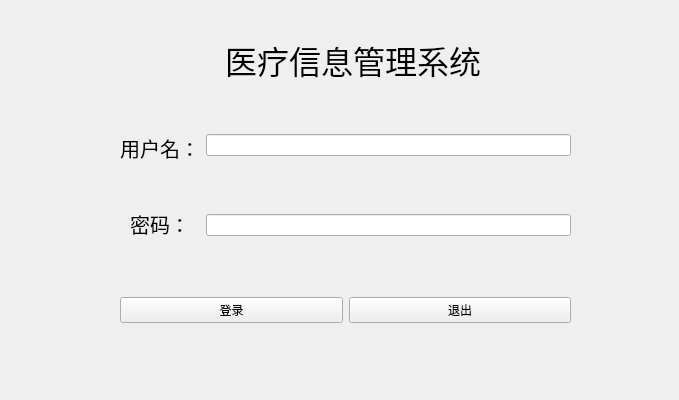
<?xml version="1.0" encoding="UTF-8"?>
<ui version="4.0">
 <class>mainWindow</class>
 <widget class="QMainWindow" name="mainWindow">
  <property name="geometry">
   <rect>
    <x>0</x>
    <y>0</y>
    <width>679</width>
    <height>400</height>
   </rect>
  </property>
  <property name="windowTitle">
   <string>医疗信息管理系统</string>
  </property>
  <property name="windowIcon">
   <iconset>
    <normaloff>source/8b508045ce50657990e3afe7843944b8.png</normaloff>
    <normalon>source/8b508045ce50657990e3afe7843944b8.png</normalon>source/8b508045ce50657990e3afe7843944b8.png</iconset>
  </property>
  <property name="toolTipDuration">
   <number>-2</number>
  </property>
  <widget class="QWidget" name="centralwidget">
   <widget class="QWidget" name="verticalLayoutWidget">
    <property name="geometry">
     <rect>
      <x>210</x>
      <y>20</y>
      <width>286</width>
      <height>79</height>
     </rect>
    </property>
    <layout class="QVBoxLayout" name="verticalLayout">
     <property name="leftMargin">
      <number>0</number>
     </property>
     <item>
      <widget class="QLabel" name="title_label">
       <property name="sizePolicy">
        <sizepolicy hsizetype="Expanding" vsizetype="Preferred">
         <horstretch>0</horstretch>
         <verstretch>0</verstretch>
        </sizepolicy>
       </property>
       <property name="font">
        <font>
         <pointsize>24</pointsize>
         <underline>false</underline>
         <strikeout>false</strikeout>
        </font>
       </property>
       <property name="text">
        <string>医疗信息管理系统</string>
       </property>
       <property name="textFormat">
        <enum>Qt::AutoText</enum>
       </property>
       <property name="alignment">
        <set>Qt::AlignCenter</set>
       </property>
       <property name="margin">
        <number>-1</number>
       </property>
       <property name="indent">
        <number>-2</number>
       </property>
      </widget>
     </item>
    </layout>
   </widget>
   <widget class="QWidget" name="horizontalLayoutWidget">
    <property name="geometry">
     <rect>
      <x>120</x>
      <y>110</y>
      <width>451</width>
      <height>152</height>
     </rect>
    </property>
    <layout class="QHBoxLayout" name="horizontalLayout">
     <property name="leftMargin">
      <number>0</number>
     </property>
     <item>
      <layout class="QVBoxLayout" name="verticalLayout_5">
       <property name="spacing">
        <number>0</number>
       </property>
       <item>
        <widget class="QLabel" name="name">
         <property name="font">
          <font>
           <pointsize>15</pointsize>
          </font>
         </property>
         <property name="text">
          <string>用户名：</string>
         </property>
         <property name="alignment">
          <set>Qt::AlignCenter</set>
         </property>
        </widget>
       </item>
       <item>
        <widget class="QLabel" name="password">
         <property name="font">
          <font>
           <pointsize>15</pointsize>
          </font>
         </property>
         <property name="text">
          <string>密码：</string>
         </property>
         <property name="alignment">
          <set>Qt::AlignCenter</set>
         </property>
        </widget>
       </item>
      </layout>
     </item>
     <item>
      <layout class="QVBoxLayout" name="verticalLayout_4">
       <property name="spacing">
        <number>34</number>
       </property>
       <item>
        <widget class="QLineEdit" name="lineEdit">
         <property name="inputMethodHints">
          <set>Qt::ImhNone</set>
         </property>
         <property name="inputMask">
          <string/>
         </property>
        </widget>
       </item>
       <item>
        <widget class="QLineEdit" name="lineEdit_2">
         <property name="inputMask">
          <string/>
         </property>
         <property name="maxLength">
          <number>32767</number>
         </property>
         <property name="echoMode">
          <enum>QLineEdit::Password</enum>
         </property>
         <property name="clearButtonEnabled">
          <bool>false</bool>
         </property>
        </widget>
       </item>
      </layout>
     </item>
    </layout>
   </widget>
   <widget class="QWidget" name="horizontalLayoutWidget_2">
    <property name="geometry">
     <rect>
      <x>120</x>
      <y>260</y>
      <width>451</width>
      <height>101</height>
     </rect>
    </property>
    <layout class="QGridLayout" name="gridLayout">
     <item row="0" column="0">
      <widget class="QPushButton" name="pushButton">
       <property name="cursor">
        <cursorShape>PointingHandCursor</cursorShape>
       </property>
       <property name="text">
        <string>登录</string>
       </property>
      </widget>
     </item>
     <item row="0" column="1">
      <widget class="QPushButton" name="pushButton_2">
       <property name="cursor">
        <cursorShape>PointingHandCursor</cursorShape>
       </property>
       <property name="text">
        <string>退出</string>
       </property>
      </widget>
     </item>
    </layout>
   </widget>
  </widget>
 </widget>
 <resources/>
 <connections>
  <connection>
   <sender>pushButton_2</sender>
   <signal>clicked()</signal>
   <receiver>mainWindow</receiver>
   <slot>close()</slot>
   <hints>
    <hint type="sourcelabel">
     <x>527</x>
     <y>304</y>
    </hint>
    <hint type="destinationlabel">
     <x>492</x>
     <y>251</y>
    </hint>
   </hints>
  </connection>
  <connection>
   <sender>pushButton</sender>
   <signal>clicked()</signal>
   <receiver>mainWindow</receiver>
   <slot>login()</slot>
   <hints>
    <hint type="sourcelabel">
     <x>216</x>
     <y>307</y>
    </hint>
    <hint type="destinationlabel">
     <x>74</x>
     <y>257</y>
    </hint>
   </hints>
  </connection>
 </connections>
 <slots>
  <slot>login()</slot>
 </slots>
</ui>
